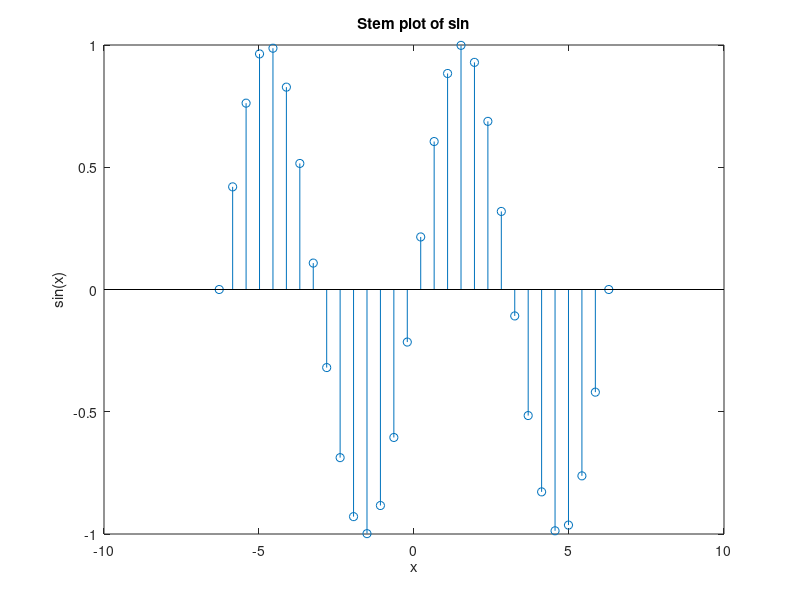

Write the MATLAB code that produced this figure.
x = linspace(-2*pi,2*pi,30);
y = sin(x);

handle = stem(x,y);
xlabel('x');
ylabel('sin(x)');
title('Stem plot of sin');

get(handle);

